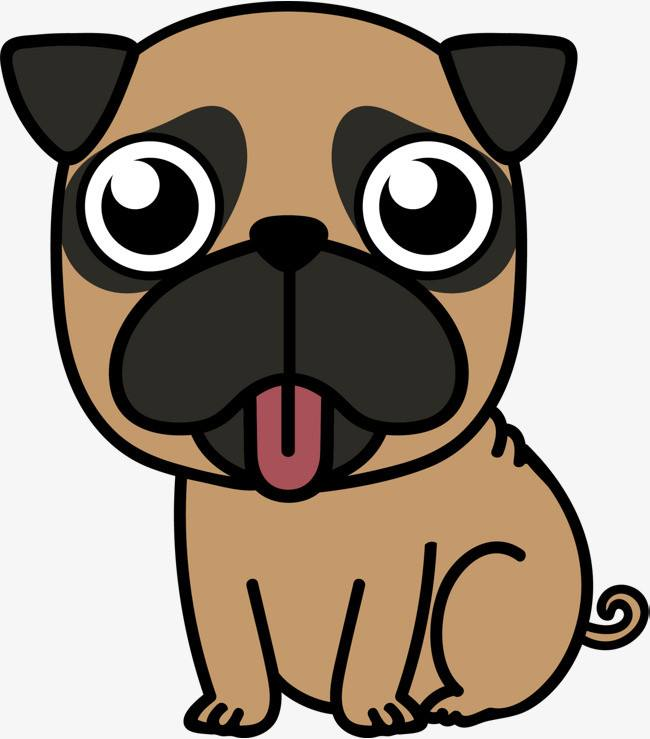
#> input picture opencvtests/imgs/dog4.jpeg, 650 x 739 px, found by its file name
$ python test.py   (older library calls are emulated)
#> lines starting #> are read from the running program, lines starting #| are printed output that depends on the picture

import numpy as np
import scipy.misc
import imageio


img_array = scipy.misc.imread('../datas/pynn/dog4.jpeg', flatten = True)
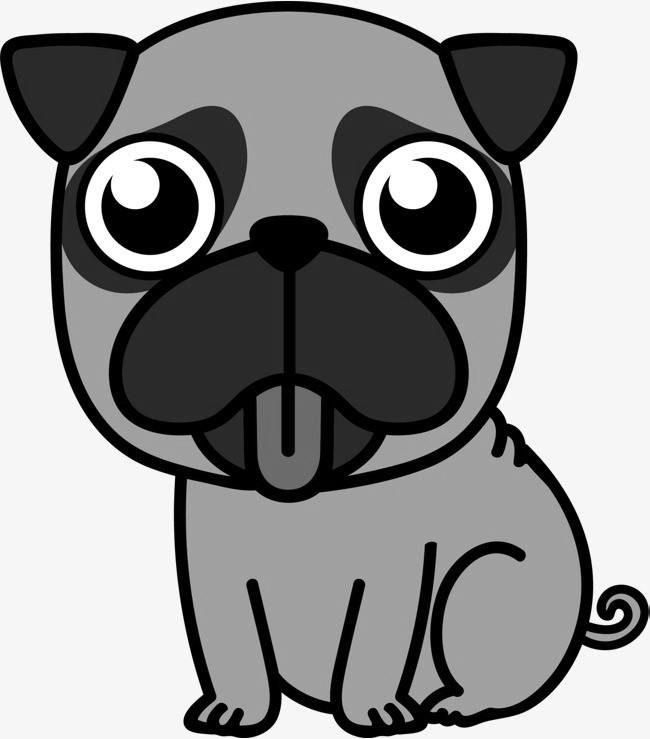
#> img_array: shape (739, 650) float32; min 0, max 255, mean 145.1


# inputs = [1, 2, 3, 4]
#
# out = np.array(inputs, ndmin = 2).T
# print(out.shape)
#
#
#
# a = ['1', '2']
# #字符数字list也能转float型数字数组
# b = np.asfarray(a)
# print(b)

$ run again, with opencvtests/imgs/dog1.jpeg copied over opencvtests/imgs/dog4.jpeg
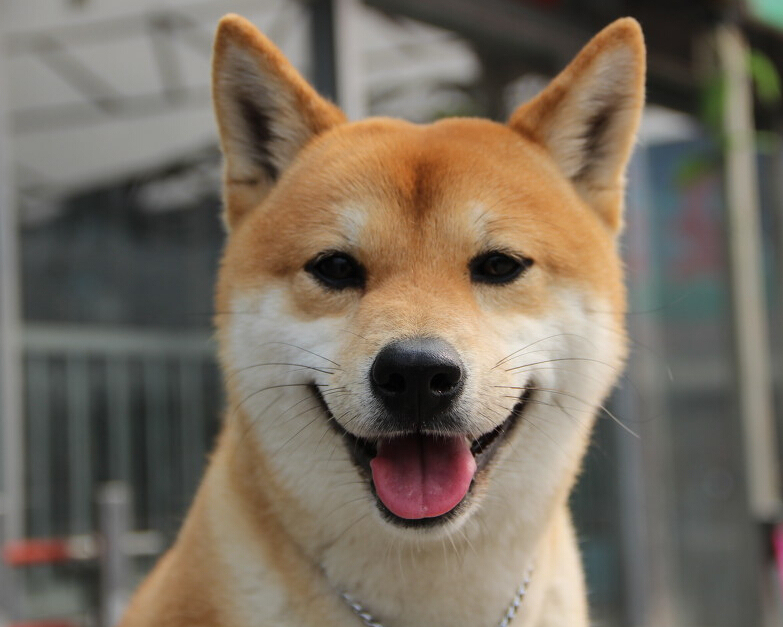
#> input picture opencvtests/imgs/dog1.jpeg, 783 x 627 px, found by its file name
#> `img_array = scipy.misc.imread('../datas/pynn/dog4.jpeg', flatten = True)`:
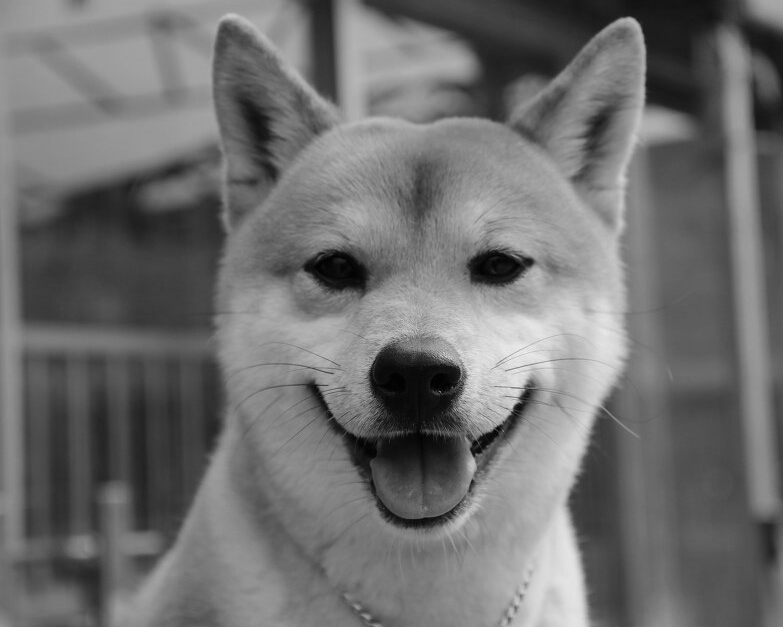
#> img_array: shape (627, 783) float32; min 0, max 240.2, mean 111.5

$ run again, with opencvtests/imgs/dog2.jpeg copied over opencvtests/imgs/dog4.jpeg
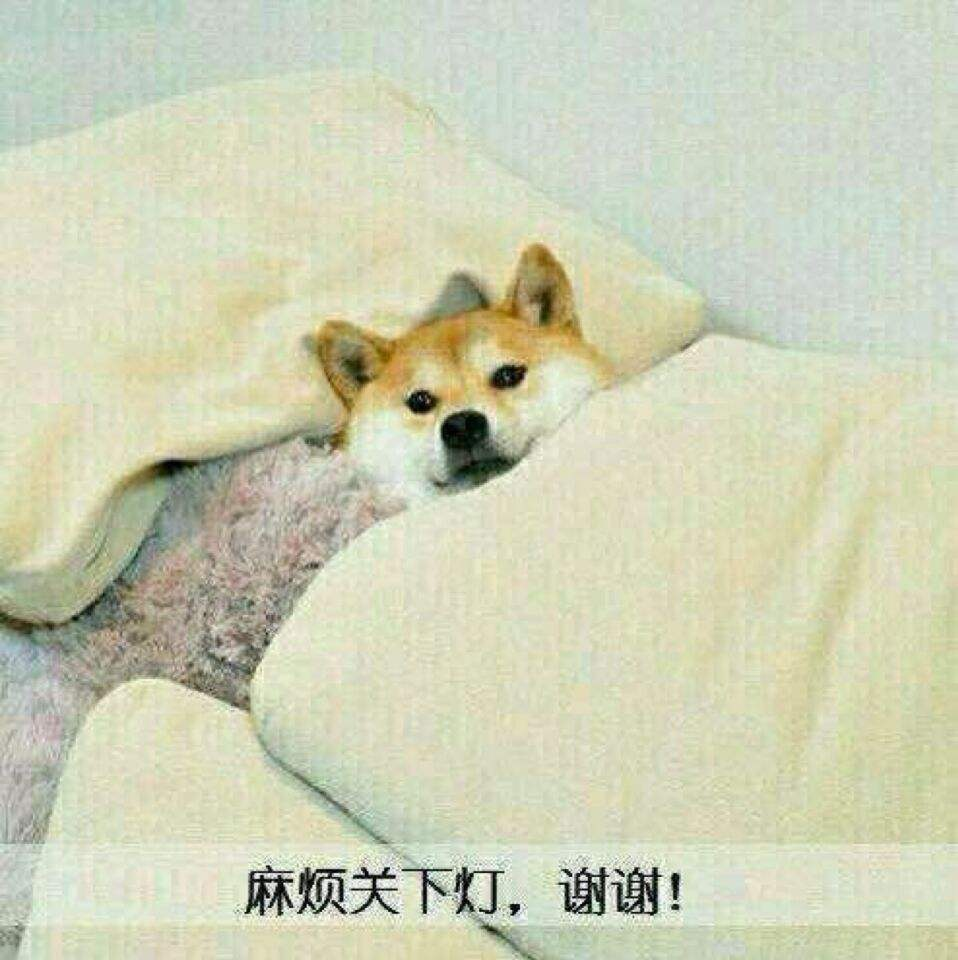
#> input picture opencvtests/imgs/dog2.jpeg, 958 x 960 px, found by its file name
#> `img_array = scipy.misc.imread('../datas/pynn/dog4.jpeg', flatten = True)`:
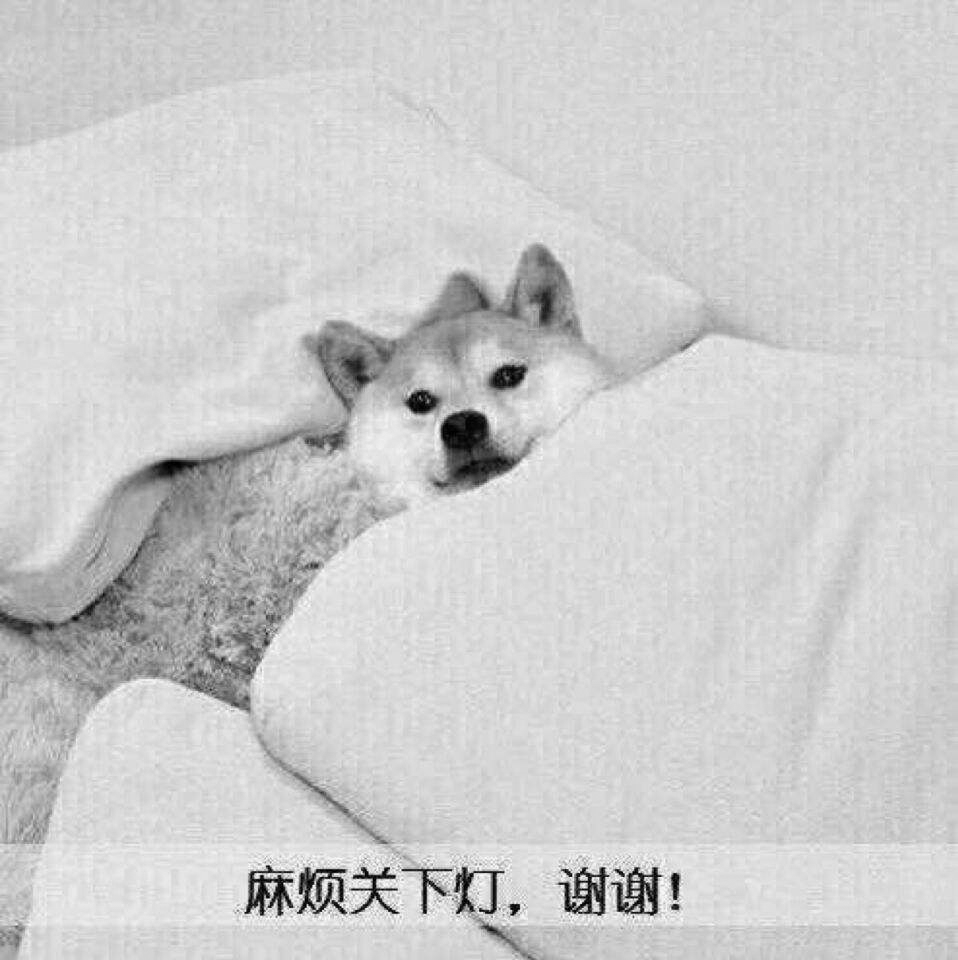
#> img_array: shape (960, 958) float32; min 0, max 254.7, mean 205.2
